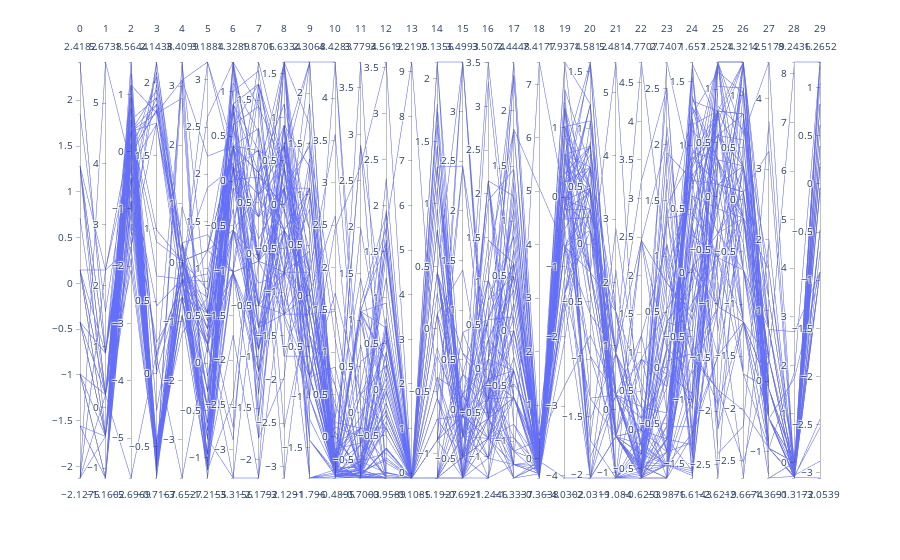

Notebook code cell kept with this figure:
### Code cell
import plotly.express as px
fig = px.parallel_coordinates(z_scored_survey1, labels=h,
                             color_continuous_scale=px.colors.diverging.Tealrose,
                            )
fig.show()
